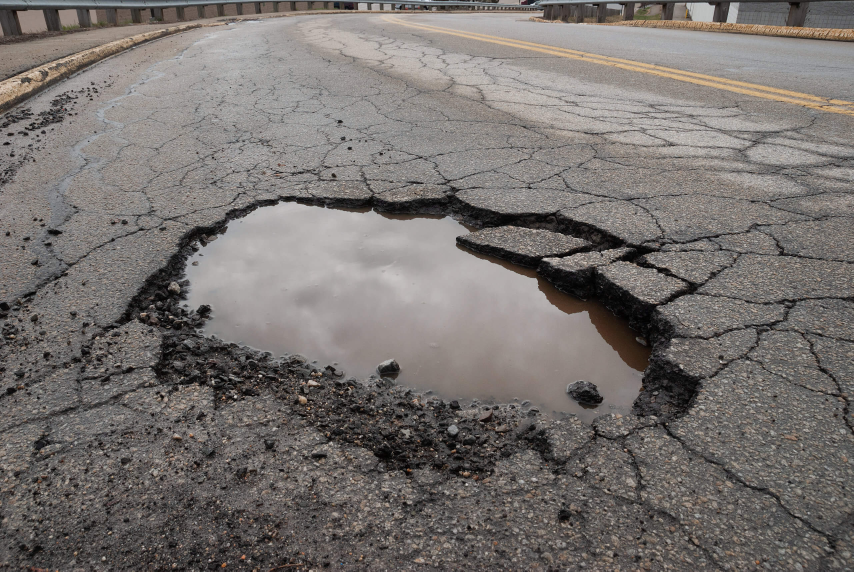
%> input picture Python_CNN_Model/sample.jpg, 2560 x 1714 px (shown at 1/3 size)
$ octave predict_image.m   (GNU Octave 9; MATLAB toolbox functions it lacks are replaced by stand-ins)
%> lines starting %> are read from the running program, lines starting %| are printed output that depends on the picture; in (x1, y1, x2, y2) boxes, pixels count from 0 and x2, y2 are one past the last pixel; in counts of white or black regions, pixels touching at a corner belong together; the program's own positions count from 1
clc;
clear;

% Load trained model
load('final_regression_model.mat', 'model');

% Select image manually
[file, path] = uigetfile({'*.jpg;*.png;*.jpeg'}, 'Select Road Image');
%> the answer given: ../Python_CNN_Model/sample.jpg
imgPath = fullfile(path, file);

img = imread(imgPath);

if size(img,3) == 3
    imgGray = rgb2gray(img);
else
    imgGray = img;
end

imgGray = imresize(imgGray, [128 128]);
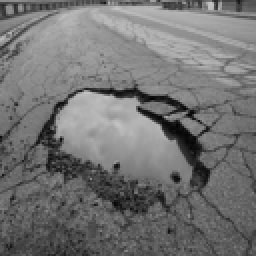
%> imgGray: size 128x128 uint8 (shown 2 times larger); min 1, max 197, mean 114.9

% --- Feature Extraction (same as training) ---

f1 = mean(imgGray(:));
%> f1 = 114.9
f2 = std(double(imgGray(:)));
%> f2 = 38.69
edges = edge(imgGray, 'Canny');
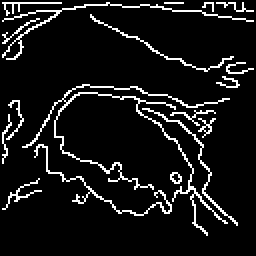
%> edges: size 128x128 logical (shown 2 times larger); 8.5% white in thin lines or dots, all inside (x1, y1, x2, y2) = (1, 1, 127, 118)
f3 = sum(edges(:));
%> f3 = 1390
f4 = entropy(imgGray);
%> f4 = 7.24
f5 = max(imgGray(:));
%> f5 = 197
f6 = min(imgGray(:));
%> f6 = 1

glcm = graycomatrix(imgGray,'Offset',[0 1]);
%> glcm = [274 118 35 2 0 0 0 0; 117 554 402 93 9 1 0 0; 34 405 2075 853 39 3 0 0; 3 90 847 3217 406 9 0 0; 0 5 27 406 3742 213 0 0; 0 0 11 13 204 2030 7 0; 0 0 0 0 0 7 5 0; 0 0 0 0 0 0 0 0]
stats = graycoprops(glcm,{'Contrast','Correlation','Energy','Homogeneity'});
%> stats = {Contrast 0.348, Correlation 0.888, Energy 0.134, Homogeneity 0.862}

f7 = stats.Contrast;
%> f7 = 0.348
f8 = stats.Correlation;
%> f8 = 0.888
f9 = stats.Energy;
%> f9 = 0.134
f10 = stats.Homogeneity;
%> f10 = 0.862

featureVector = double([f1 f2 f3 f4 f5 f6 f7 f8 f9 f10]);
%> featureVector = [115 39 255 7 197 1 0 1 0 1]

% Predict displacement
%> (the run ends here)
